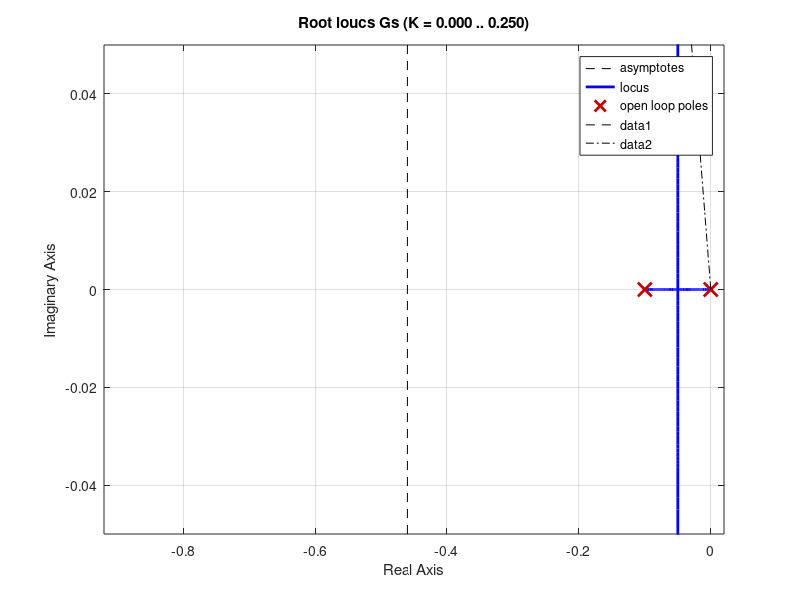

Write the MATLAB code that produced this figure. (Note: this script raises an error after producing the figure.)
% ELT013 - Controle Digital
%
% Exemplo de projeto de controlador por emulacao:
% Controle de azimute de uma antena para captacao de sinais de satelite
%
% Prof. Bruno Teixeira, DELT/UFMG, 11/05/2017
% (baseado nas notas de aula do Prof. Reinaldo Palhares)

close all; clear all; clc;

%% PROJETO ANALOGICO:

%% Planta analogica:
% Obs: Assume-se que antena tenha ganho igual a 10.
tau = 10; % J/B (momento de inercia/atrito viscoso)
numGs = 1;
denGs = [tau 1 0];
Gs = tf(numGs, denGs);
Gs = zpk(Gs) % Forma fatorada da FT

%% Especificacoes de desempenho:

% Maxima sobre-elevacao
Mpmax = 16;
% ===> zeta >= 0.6*(1 - Mpmax/100)
zetamin = 0.6*(1 - Mpmax/100)

% Tempo de acomodacao maximo
tsmax = 10;
% ===> zeta*wn >= 4,6 / tsmax:
zetawnmin = 4.6/tsmax

% Tempo de amostragem T <= tr / 10, em que tr e o tempo de subida
% ===> T <= 1,8/(10*wn)
% ===> T será definido adiante

% Rastreamento de rampa y = 0,01t rad/s com ess <= 0,01 rad
% Se ess = 0,01*T/K_v <= 0,01 ===> Kv >= T


%% Controlador analogico:

% Lugar das raizes para compensador estatico:
rlocus(Gs); hold on;
plot([-zetawnmin -zetawnmin], [-0.05 0.05], 'k--'); 
plot(linspace(-2*zetawnmin,0,100),tan(pi-acos(zetamin)).*linspace(-2*zetawnmin,0,100),'k-.')
axis([-2*zetawnmin 0.02 -0.05 0.05])

pause;

% Compensador avanco:
zs = -0.1;
ps = -1.0;
Ds = tf([1 -zs], [1  -ps])

% Qual seria o ganho Kc do compensador?
% Note que G(s)*D(s)/(1+G(s)*D(s)) = 0,1*Kc/(s^2 + s + 0,1*K) = wn^2/(s^2+2*zeta*wn*s+wn^2)
%
% Considerando zetawnmin acima, escolhemos zeta*wn = 0,5
%
% Considerando zetamin acima, zetamin*wnmax = 0,5 ==> wn <= 0,5/zetamin
wnmax = 0.5/zetamin
% Para wn = wnmax ==> Kc >= wnmax^2/0,1:
Kc = wnmax^2/0.1

figure;
K = [0:0.001:20]; % Escolhendo valores de K pros quais o lugar das raizes sera tracado
rlocus(Gs*Ds, K); hold on;
plot([-zetawnmin -zetawnmin], [-1.25 1.25], 'k--'); 
plot(linspace(-2*zetawnmin,0,100),tan(pi-acos(zetamin)).*linspace(-2*zetawnmin,0,100),'k-.')
% axis([-2*zetawnmin 0.02 -1.25 1.25])

[Kc, raizes] = rlocfind(Gs*Ds) 

% OBS1: Avalie o efeito da variacao do ganho do compensador Kc 

% Pelo lugar das raizes, Kc > 2.5, garante que as raizes satisfazem aos
% criterios de Mpmax e tsmax. No entanto, o erro esta maior que o desejado
% Kc = 2.5;

% Para Kc proximo de 10, consegue-se aumentar Kv e reduzir o ess
% Kc = 10;  ===> wn = 1;
wn = abs(raizes(1)); % Usando a relação de que, para polos complexos conjugados, wn equivale ao modulo desses polos
tr = 1.8/wn
T = tr/10; % Tempo de amostragem
T = 0.2 % Arredondando

% OBS2: Avalie o efeito de aumento e reducao de T 

Ts = Gs*(Kc*Ds)/(1 + Gs*(Kc*Ds)); % Ts = Y(s)/R(s) tem como saida a PV
Tus = (Kc*Ds)/(1+(Gs*Kc*Ds)) % Tus = U(s)/R(s) tem como saida a MV
Ts = zpk(minreal(Ts))
Tus = zpk(minreal(Tus))
figure(5); step(Ts); title('Resposta ao degrau da MF'); grid on;
t = [0:0.001:30];
rt = 0.01*t;
figure(6); lsimplot(Ts,rt,t); grid on; title('Resposta a rampa da MF');
figure(7); ut = lsim(Tus,rt,t); plot(t, ut, 'b');

%sisotool(Gs*Ds)

%% Controlador digital:

Gz = c2d(Gs, T, 'zoh') % A planta *sempre* deve ser discretizada por esse metodo!
Dz = c2d(Kc*Ds, T, 'matched')
Tz = zpk(minreal(Gz*Dz/(1+Gz*Dz))) % Tz = Y(z)/R(z) tem como saida a PV
Tuz = zpk(minreal(Dz/(1+Gz*Dz))) % Tuz = U(z)/R(z) tem como saida a MV

% Dz.InputName = 'e';  Dz.OutputName = 'u';
% Gz.InputName = 'u';  Gz.OutputName = 'y';
% Sum = sumblk('e = r-y');
% Tz = connect(Gz,Dz,Sum,'r','y');

%% Avaliacao de desempenho:

% Margens de ganho e fase:
[Gm, Pm, Wcg, Wcp] = margin(Kc*Gs*Ds)
[Gm, Pm, Wcg, Wcp] = margin(Gz*Dz)

% Respostas ao degrau e a rampa:
figure(5); hold on; step(Tz);
kT = [0:T:(30)]; 
rk = 0.01*kT;

figure(6); hold on; lsimplot(Tz,rk,kT);
figure(7); hold on; uk = lsim(Tuz,rk,kT); stairs(kT, uk, 'r');

% Resposta em frequencia da MA:
figure; nyquist(Kc*Gs*Ds); hold on; nyquist(Gz*Dz); legend('Analogico','Digital');
plotcircle(0,0,1,'k-.'); axis([-5 0.5 -2 2]);

figure; bode(Kc*Ds*Gs); hold on; bode(Dz*Gz); legend('Analogico','Digital')

% Resposta em frequencia da MF
figure; bode(Ts); hold on; bode(Tz); legend('Analogico','Digital')